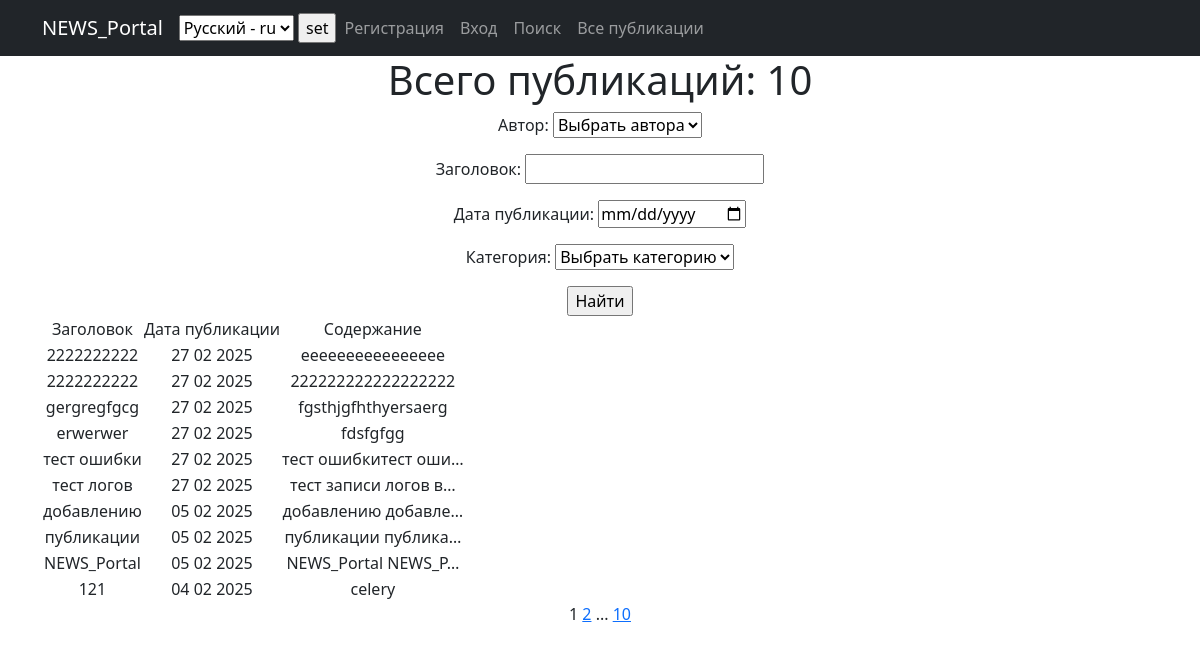
The app's page /post/search/, older data.
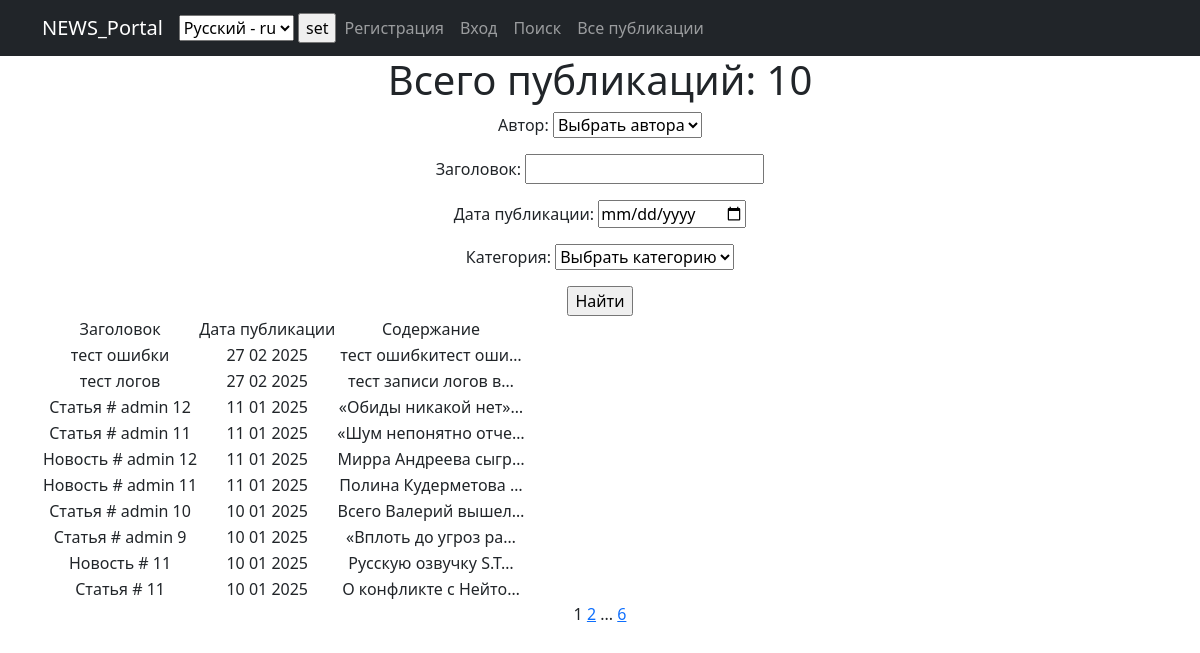
The same page, newer data.
### new_portal/models.py (models this page shows, shortened)
class Post(models.Model):
    author = models.ForeignKey(Author, on_delete=models.CASCADE)  # 'связь один ко многим' с моделью Author
    choice_type = models.CharField(max_length=2, choices=POST_TYPE_CHOICES, default='AR')  # Выбор типа сообщения
    time_in = models.DateTimeField(auto_now_add=True)  # автоматическое добавление даты и времени при создании поста
    categories = models.ManyToManyField(Category, through='PostCategory')  # 'связь многие ко многим' через PostCategory
    title = models.CharField(max_length=128)
    content = models.TextField()
    rating = models.IntegerField(default=0)

### new_portal/views.py (the view)
# urls.py: path('', PostList.as_view(), name='post'),
class PostList(ListView):
    model = Post
    ordering = '-time_in'                                  # сортировка по времени создания (от более свежей публикации)
    context_object_name = 'post'                           # имя списка содержащего все объекты
    paginate_by = 10                                       # указываем количество записей на странице
    def get_queryset(self):
        queryset = super().get_queryset()                   # Получаем обычный запрос
        self.filterset = PostFilter(self.request.GET, queryset)
        return self.filterset.qs                             # Возвращаем из функции отфильтрованный список товаров
    def get_context_data(self, **kwargs):
        context = super().get_context_data(**kwargs)
        context['filterset'] = self.filterset                # Добавляем в контекст объект фильтрации.
        context['current_time'] = timezone.localtime(timezone.now())
        context['timezones'] = pytz.common_timezones  # добавляем в контекст все доступные часовые пояса
        return context
    def post(self, request):
        request.session['django_timezone'] = request.POST['timezone']
        return redirect('post')
    def get_template_names(self):
        if self.request.path == '/post/search/':
            return 'search.html'
        return 'post.html'

### new_portal/models.py (called while the page is built)
    def __str__(self):
        return f'{self.user}'

    def __str__(self):
        return f'{self.name}'

### new_portal/templatetags/censor_filters.py (called while the page is built)
@register.filter()  # декоратор, регистрирует функцию как фильтр (для применения его в шаблонах)
def censor(text):
    for el in BAD_WORDS:  # перебор списка слов и замена на *, при совпадении
        pattern = re.compile(r'\b{}\b'.format(el), re.IGNORECASE)
        censored_word = el[0] + '*' * (len(el) - 1)
        text = re.sub(pattern, censored_word, text)
    return text

@register.simple_tag(takes_context=True)  # сообщает Django, что для работы тега требуется передать контекст
def url_replace(context, **kwargs):
    d = context['request'].GET.copy()  # позволяет скопировать все параметры текущего запроса.
    for k, v in kwargs.items():  # по указанным полям устанавливаем новые значения, переданные при использовании тега
        d[k] = v
    return d.urlencode()  # кодируем параметры в формат, который может быть указан в строке браузера

### new_portal/templates/search.html (shortened to what this page needs)
{% extends 'flatpages/default.html' %}
{% load censor_filters %}
{% load i18n %}
{% block content %}
<h1>{% trans 'Всего публикаций:' %} {{ post|length }}</h1>
    <form action="" method="get">
        {{ filterset.form.as_p }}
        <input type="submit" value="Найти" />
    </form>
    {% if post %}
        <table>
            <tr>
                <td>{% trans 'Заголовок' %}</td>
                <td>{% trans 'Дата публикации' %}</td>
                <td>{% trans 'Содержание' %}</td>
            </tr>
            {% for post_ in post %}
            <tr>
                <td>{{ post_.title|censor }}</td>
                <td>{{ post_.time_in|date:'d m Y' }}</td>
                <td>{{ post_.content|truncatechars:20|censor }}</td>
            </tr>
            {% endfor %}
        </table>
    {% endif %}
   {{ page_obj.number }}
   {% if page_obj.has_next %}
       <a href="?{% url_replace page=page_obj.next_page_number %}">{{ page_obj.next_page_number }}</a>
       {% if paginator.num_pages != page_obj.next_page_number %}
           ...
           <a href="?{% url_replace page=page_obj.paginator.num_pages %}">{{ page_obj.paginator.num_pages }}</a>
       {% endif %}
   {% endif %}
{% endblock content %}

Row changes from the older to the newer data that the page shows:
removed Post: title|censor "2222222222", time_in "27 02 2025", content|censor "eeeeeeeeeeeeeeee"
removed Post: title|censor "2222222222", time_in "27 02 2025", content|censor "222222222222222222"
removed Post: title|censor "gergregfgcg", time_in "27 02 2025", content|censor "fgsthjgfhthyersaerg"
removed Post: title|censor "erwerwer", time_in "27 02 2025", content|censor "fdsfgfgg"
removed Post: title|censor "добавлению", time_in "05 02 2025", content|censor "добавлению добавле…"
removed Post: title|censor "публикации", time_in "05 02 2025", content|censor "публикации публика…"
removed Post: title|censor "NEWS_Portal", time_in "05 02 2025", content|censor "NEWS_Portal NEWS_P…"
removed Post: title|censor "121", time_in "04 02 2025", content|censor "celery"
now on this page (row edited): Post: title|censor "Статья # admin 12", time_in "11 01 2025", content|censor "«Обиды никакой нет»…"
now on this page (row edited): Post: title|censor "Статья # admin 11", time_in "11 01 2025", content|censor "«Шум непонятно отче…"
now on this page (row edited): Post: title|censor "Новость # admin 12", time_in "11 01 2025", content|censor "Мирра Андреева сыгр…"
now on this page (row edited): Post: title|censor "Новость # admin 11", time_in "11 01 2025", content|censor "Полина Кудерметова …"
now on this page (row edited): Post: title|censor "Статья # admin 10", time_in "10 01 2025", content|censor "Всего Валерий вышел…"
now on this page (row edited): Post: title|censor "Статья # admin 9", time_in "10 01 2025", content|censor "«Вплоть до угроз ра…"
now on this page (row edited): Post: title|censor "Новость # 11", time_in "10 01 2025", content|censor "Русскую озвучку S.T…"
now on this page (row edited): Post: title|censor "Статья # 11", time_in "10 01 2025", content|censor "О конфликте с Нейто…"
Text that changed along with them:
{{ page_obj.paginator.num_pages }}: "10" → "6"
